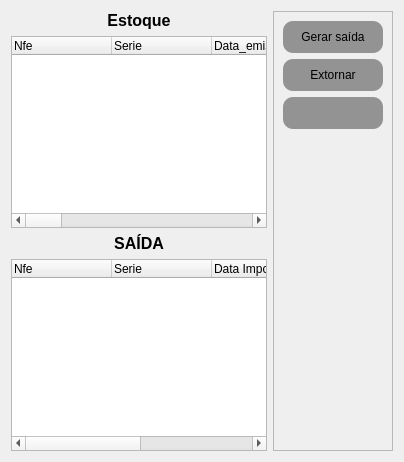
             <widget class="QWidget" name="tables">
              <attribute name="title">
               <string>Base</string>
              </attribute>
              <layout class="QVBoxLayout" name="verticalLayout_8">
               <item>
                <layout class="QHBoxLayout" name="horizontalLayout_2"/>
               </item>
               <item>
                <layout class="QHBoxLayout" name="horizontalLayout_3">
                 <item>
                  <layout class="QVBoxLayout" name="verticalLayout_7">
                   <item>
                    <layout class="QVBoxLayout" name="verticalLayout_6">
                     <item>
                      <widget class="QLabel" name="label_3">
                       <property name="text">
                        <string>&lt;html&gt;&lt;head/&gt;&lt;body&gt;&lt;p align=&quot;center&quot;&gt;&lt;span style=&quot; font-size:12pt; font-weight:600;&quot;&gt;Estoque&lt;/span&gt;&lt;/p&gt;&lt;/body&gt;&lt;/html&gt;</string>
                       </property>
                      </widget>
                     </item>
                     <item>
                      <widget class="QTreeWidget" name="tw_estoque">
                       <column>
                        <property name="text">
                         <string>Nfe</string>
                        </property>
                       </column>
                       <column>
                        <property name="text">
                         <string>Serie</string>
                        </property>
                       </column>
                       <column>
                        <property name="text">
                         <string>Data_emissão</string>
                        </property>
                       </column>
                       <column>
                        <property name="text">
                         <string>Chave</string>
                        </property>
                       </column>
                       <column>
                        <property name="text">
                         <string>CNPJ_emitente</string>
                        </property>
                       </column>
                       <column>
                        <property name="text">
                         <string>Emitente</string>
                        </property>
                       </column>
                       <column>
                        <property name="text">
                         <string>Valor Nfe</string>
                        </property>
                       </column>
                       <column>
                        <property name="text">
                         <string>Item</string>
                        </property>
                       </column>
                       <column>
                        <property name="text">
                         <string>Cod Item</string>
                        </property>
                       </column>
                       <column>
                        <property name="text">
                         <string>Quantidade</string>
                        </property>
                       </column>
                       <column>
                        <property name="text">
                         <string>Descrição</string>
                        </property>
                       </column>
                       <column>
                        <property name="text">
                         <string>Unidade medida</string>
                        </property>
                       </column>
                       <column>
                        <property name="text">
                         <string>Valor Produto</string>
                        </property>
                       </column>
                       <column>
                        <property name="text">
                         <string>Data Importação</string>
                        </property>
                       </column>
                       <column>
                        <property name="text">
                         <string>Usuário</string>
                        </property>
                       </column>
                       <column>
                        <property name="text">
                         <string>Data Saída</string>
                        </property>
                       </column>
                      </widget>
                     </item>
                    </layout>
                   </item>
                   <item>
                    <layout class="QVBoxLayout" name="verticalLayout_5">
                     <item>
                      <widget class="QLabel" name="label_2">
                       <property name="text">
                        <string>&lt;html&gt;&lt;head/&gt;&lt;body&gt;&lt;p align=&quot;center&quot;&gt;&lt;span style=&quot; font-size:12pt; font-weight:600;&quot;&gt;SAÍDA&lt;/span&gt;&lt;/p&gt;&lt;/body&gt;&lt;/html&gt;</string>
                       </property>
                      </widget>
                     </item>
                     <item>
                      <widget class="QTreeWidget" name="tw_saida">
                       <column>
                        <property name="text">
                         <string>Nfe</string>
                        </property>
                       </column>
                       <column>
                        <property name="text">
                         <string>Serie</string>
                        </property>
                       </column>
                       <column>
                        <property name="text">
                         <string>Data Importação</string>
                        </property>
                       </column>
                       <column>
                        <property name="text">
                         <string>Data_saída</string>
                        </property>
                       </column>
                       <column>
                        <property name="text">
                         <string>Usuário</string>
                        </property>
                       </column>
                      </widget>
                     </item>
                    </layout>
                   </item>
                  </layout>
                 </item>
                 <item>
                  <widget class="QFrame" name="frame_2">
                   <property name="frameShape">
                    <enum>QFrame::StyledPanel</enum>
                   </property>
                   <property name="frameShadow">
                    <enum>QFrame::Raised</enum>
                   </property>
                   <layout class="QVBoxLayout" name="verticalLayout_4">
                    <item>
                     <widget class="QPushButton" name="btn_gerar">
                      <property name="sizePolicy">
                       <sizepolicy hsizetype="Preferred" vsizetype="Preferred">
                        <horstretch>0</horstretch>
                        <verstretch>0</verstretch>
                       </sizepolicy>
                      </property>
                      <property name="minimumSize">
                       <size>
                        <width>100</width>
                        <height>32</height>
                       </size>
                      </property>
                      <property name="baseSize">
                       <size>
                        <width>0</width>
                        <height>0</height>
                       </size>
                      </property>
                      <property name="cursor">
                       <cursorShape>PointingHandCursor</cursorShape>
                      </property>
                      <property name="styleSheet">
                       <string notr="true">QPushButton{
	color: rgb(0, 0, 0);
	
	background-color: rgb(147, 147, 147);
	border-radius: 10px;

}

QPushButton:hover{
	
	background-color: rgb(70, 70, 70);
	color: rgb(255, 255, 255);
}</string>
                      </property>
                      <property name="text">
                       <string>Gerar saída</string>
                      </property>
                     </widget>
                    </item>
                    <item>
                     <widget class="QPushButton" name="btn_extornar">
                      <property name="minimumSize">
                       <size>
                        <width>100</width>
                        <height>32</height>
                       </size>
                      </property>
                      <property name="cursor">
                       <cursorShape>PointingHandCursor</cursorShape>
                      </property>
                      <property name="styleSheet">
                       <string notr="true">QPushButton{
	color: rgb(0, 0, 0);
	
	background-color: rgb(147, 147, 147);
	border-radius: 10px;

}

QPushButton:hover{
	
	background-color: rgb(70, 70, 70);
	color: rgb(255, 255, 255);
}</string>
                      </property>
                      <property name="text">
                       <string>Extornar</string>
                      </property>
                     </widget>
                    </item>
                    <item>
                     <widget class="QPushButton" name="btn_importar">
                      <property name="minimumSize">
                       <size>
                        <width>100</width>
                        <height>32</height>
                       </size>
                      </property>
                      <property name="cursor">
                       <cursorShape>ForbiddenCursor</cursorShape>
                      </property>
                      <property name="styleSheet">
                       <string notr="true">QPushButton{
	color: rgb(0, 0, 0);
	
	background-color: rgb(147, 147, 147);
	border-radius: 10px;

}

QPushButton:hover{
	
	background-color: rgb(70, 70, 70);
	color: rgb(255, 255, 255);
}</string>
                      </property>
                      <property name="text">
                       <string/>
                      </property>
                     </widget>
                    </item>
                    <item>
                     <spacer name="verticalSpacer">
                      <property name="orientation">
                       <enum>Qt::Vertical</enum>
                      </property>
                      <property name="sizeType">
                       <enum>QSizePolicy::Expanding</enum>
                      </property>
                      <property name="sizeHint" stdset="0">
                       <size>
                        <width>20</width>
                        <height>40</height>
                       </size>
                      </property>
                     </spacer>
                    </item>
                   </layout>
                  </widget>
                 </item>
                </layout>
               </item>
              </layout>
             </widget>
